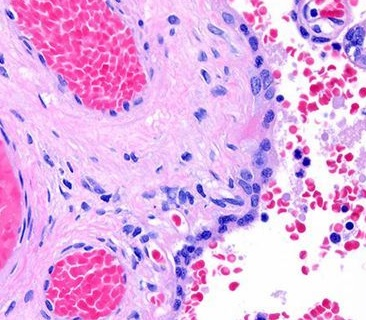
#> input picture aula9_segmentacao/imagem.jpg, 366 x 320 px; its folder holds 4 pictures in this run; the run also reads 1 picture not shown here
$ python resolucao_exerc2.py
#> lines starting #> are read from the running program, lines starting #| are printed output that depends on the picture
# Importação dos módulos
import json

import cv2
import numpy as np


# [51 lines left out: function set_control_region, not called in this run]


def cluster_image(rgb_image, k, attempts):
    """Clusteriza a imagem por meio do Algoritmo KMeans.

    Args:
        rgb_image: imagem RGB de entrada.
        k: número de agrupamentos desejados.
        attempts: número de execuções do KMeans.

    Returns:
        array: rótulos determinados.
    """

    # Obtém uma representação vetorial da imagem RGB
    vectorized_im = rgb_image.reshape((-1, 3)).astype(np.float32)

    # Define o critério de parada para a execução do KMeans
    criteria = (cv2.TERM_CRITERIA_EPS + cv2.TERM_CRITERIA_MAX_ITER, 100, 0.2)

    # Indica que os centros iniciais devem ser obtidos aleatoriamente
    flag = cv2.KMEANS_RANDOM_CENTERS

    # Executa o KMeans e obtém o rótulo de cada elemento da imagem vetorizada
    _, labels, _ = cv2.kmeans(vectorized_im, k, None, criteria, attempts, flag)

    # Retorna o vetor com os rótulos em formato de linha
    return labels.flatten()


def segment_image(rgb_image, labels):
    """Realiza a segmentação da imagem com base nos rótulos.

    Args:
        rgb_image: imagem RGB de entrada.
        labels: array com os rótulos.
    """

    # Obtém uma representação vetorial da imagem RGB
    vectorized_im = rgb_image.reshape((-1, 3)).astype(np.float32)

    # Para cada rótulo possível
    for label in np.unique(labels):
        # Cria uma nova imagem de fundo branco
        new_image = np.full_like(
            vectorized_im, fill_value=255).astype(np.uint8)

        # Percorre todos os elementos da imagem vetorizada
        for idx in range(vectorized_im.shape[0]):
            # Verifica se o rótulo para a posição atual é igual ao rótulo de interesse
            if labels[idx] == label:
                # Se for, preenche essa posição com a cor respectiva da imagem vetorizada
                new_image[idx] = vectorized_im[idx]

        # Redimensiona a imagem para a representação 2D original
        new_image = new_image.reshape(rgb_image.shape)

        # Converte a imagem de RGB para BGR
        new_image = cv2.cvtColor(new_image, cv2.COLOR_RGB2BGR)

        # Salva a imagem do segmento representado pelo rótulo
        cv2.imwrite(f'segmento_{label + 1}.png', new_image)


def compute_accuracy(original_image, segmented_image, control_regions):
    """Calcula a acurácia da segmentação da imagem por meio das regiões de controle.

    Args:
        original_image: matriz da imagem original.
        segmented_image: matriz da imagem segmentada.
        control_regions: array com os pontos das regiões de controle.

    Returns:
        float: acurácia calculada.
    """

    # Cria uma variável para guardar a taxa de acertos da segmentação
    accuracy = 0.

    # Para cada ponto das regiões de controle
    for x, y in control_regions:
        # Incrementa a acurácia caso as cores sejam iguais
        accuracy += (original_image[x][y] == segmented_image[x][y]).all()

    # Divide os acertos contados pela quantidade de pontos para se obter a taxa
    return accuracy / control_regions.shape[0]


def main():
    """Função principal do programa.
    """

    # Define uma seed para reprodutibilidade
    np.random.seed(13)

    # Faz a leitura da imagesm
    rgb_image = cv2.cvtColor(cv2.imread('./imagem.jpg'), cv2.COLOR_BGR2RGB)

    # Define as regiões de controle (uma única vez)
    # Clique com botão esquerdo + Ctrl -> Marca pixel
    # set_control_region(rgb_image)

    # Carrega na memória as regiões de controle definidas
    with open('./control_regions.json') as f:
        # Obtém as regiões de controle a partir do arquivo
#> (reads aula9_segmentacao/control_regions.json from the repository)
        control_regions = json.load(f)['control_regions']

        # Converte as regiões para array
        control_regions = np.array(control_regions)

    # Realiza a clusterização dos componentes da imagem, obtendo-se os rótulos
    labels = cluster_image(rgb_image, k=3, attempts=5)

    # Realiza a segmentação dos componentes com base nos rótulos obtidos
    segment_image(rgb_image, labels)
#> the loop in segment_image, `for label in np.unique(labels):` made 3 passes
#> pass 1, in segment_image, `new_image = new_image.reshape(rgb_image.shape)`:
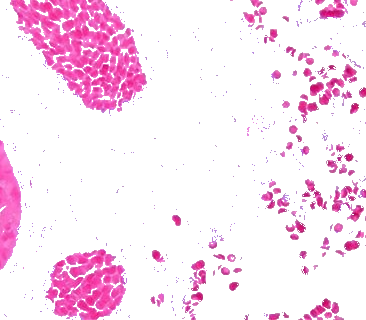
#> new_image: shape (320, 366, 3); mean R, G, B 250.1, 225.5, 241.3
#> pass 2, in segment_image, `new_image = new_image.reshape(rgb_image.shape)`:
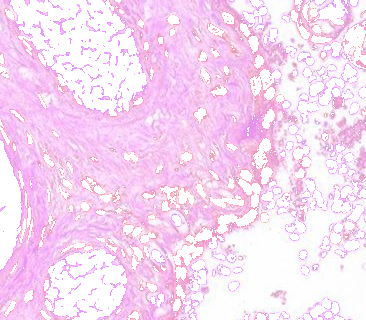
#> new_image: shape (320, 366, 3); mean B, G, R 243.9, 218.4, 248.1
#> after the loop in segment_image, `for label in np.unique(labels):`:
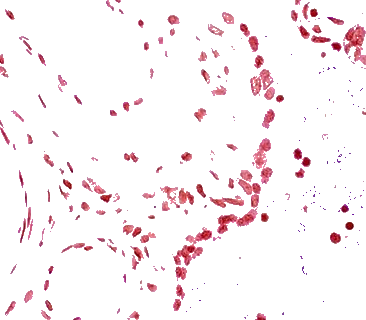
#> new_image: shape (320, 366, 3); mean R, G, B 249.8, 241.3, 243.5

    # Carrega a imagem com o segmento 3 (bolinhas azuis/violetas)
    segmented_image = cv2.imread('./segmento_3.png')
    segmented_image = cv2.cvtColor(segmented_image, cv2.COLOR_BGR2RGB)
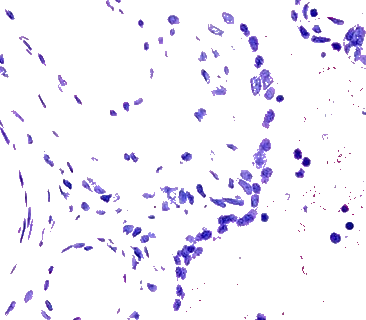
#> segmented_image: shape (320, 366, 3); mean R, G, B 243.5, 241.3, 249.8

    # Calcula a acurácia da segmentação por meio das regiões de controle
    acc = compute_accuracy(rgb_image, segmented_image, control_regions)
#> after the loop in compute_accuracy, `for x, y in control_regions:`: accuracy = 442
#> acc = 0.995

    # Exibe-se a taxa de acertos
    print(f'Taxa de Acertos: {acc * 100:05.2f}%')
#| Taxa de Acertos: 99.55%

    # Exibe-se a taxa de erros
    print(f'Taxa de Erros  : {(1 - acc) * 100:05.2f}%')
#| Taxa de Erros  : 00.45%


if __name__ == '__main__':
    """Ponto de entrada do programa.
    """

    # Chama a Função Principal
    main()
